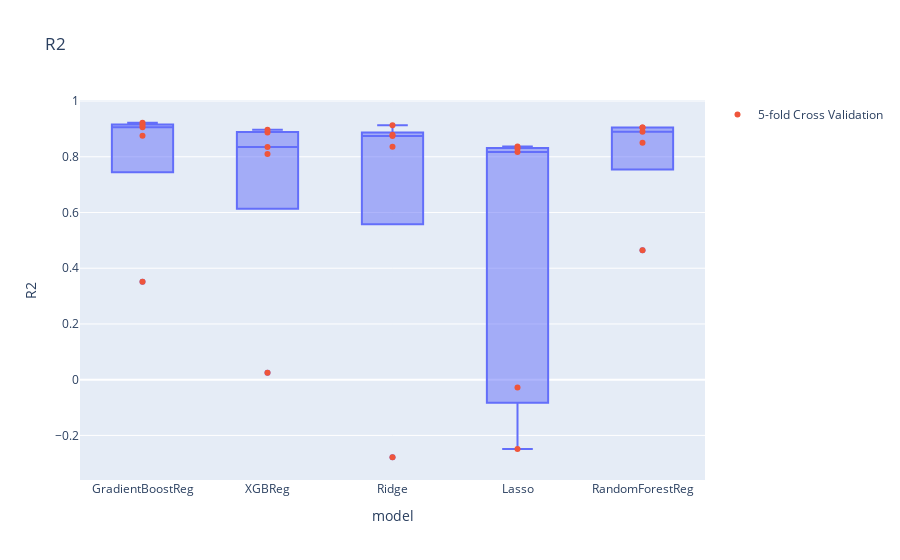
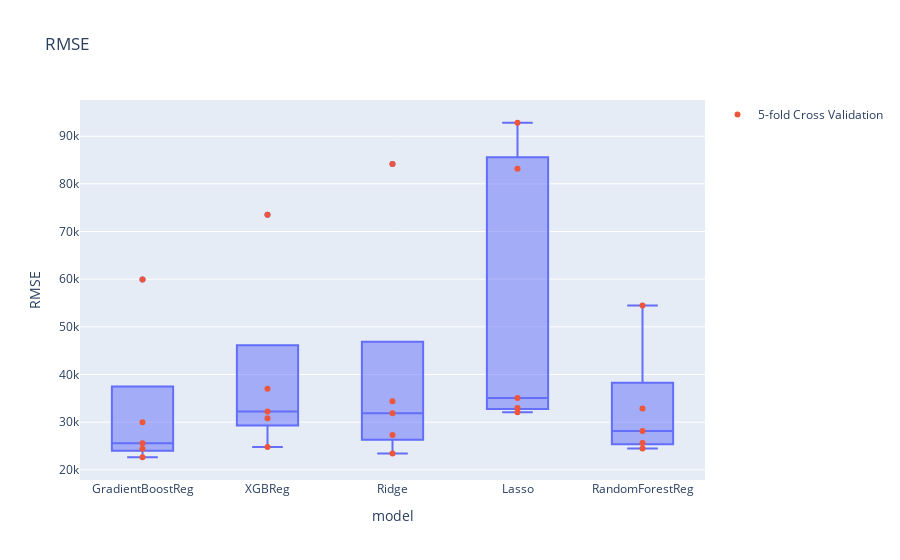

Source (notebook cell) for these figures, in order:
### Code cell
selected_model=screening[screening['model'].isin([
            'XGBReg',
            'RandomForestReg',
            'GradientBoostReg',
            'Ridge',
            'Lasso',
            #'DecisionTreeReg',
            #'LassoLars',
            #'Lars',
            #'SupportVectorReg',
            #'LinearReg',
            ])]

for i in screening.columns.drop('model'):
    fig = px.box(
        selected_model,
            x='model',
            y=i,title=i)
    fig.add_trace(go.Scatter(x=selected_model['model'],y=selected_model[i],mode='markers',name='5-fold Cross Validation'),)
    fig.show()

### Figure 1 — Plotly figure (JSON) as saved in the notebook; plotly's stock layout.template omitted (floating-point values rounded to 4 significant figures)
{"data": [{"alignmentgroup": "True", "hovertemplate": "model=%{x}<br>R2=%{y}<extra></extra>", "legendgroup": "", "marker": {"color": "#636efa"}, "name": "", "notched": false, "offsetgroup": "", "orientation": "v", "showlegend": false, "type": "box", "x": ["GradientBoostReg", "GradientBoostReg", "GradientBoostReg", "GradientBoostReg", "GradientBoostReg", "XGBReg", "XGBReg", "XGBReg", "XGBReg", "XGBReg", "Ridge", "Ridge", "Ridge", "Ridge", "Ridge", "Lasso", "Lasso", "Lasso", "Lasso", "Lasso", "RandomForestReg", "RandomForestReg", "RandomForestReg", "RandomForestReg", "RandomForestReg"], "x0": " ", "xaxis": "x", "y": [0.922, 0.9054, 0.3515, 0.8754, 0.914, 0.8867, 0.8353, 0.0249, 0.8102, 0.8968, 0.8787, 0.9131, -0.2784, 0.8359, 0.8749, -0.02815, 0.8368, -0.2484, 0.8296, 0.8175, 0.9053, 0.905, 0.4647, 0.8503, 0.8897], "y0": " ", "yaxis": "y"}, {"mode": "markers", "name": "5-fold Cross Validation", "type": "scatter", "x": ["GradientBoostReg", "GradientBoostReg", "GradientBoostReg", "GradientBoostReg", "GradientBoostReg", "XGBReg", "XGBReg", "XGBReg", "XGBReg", "XGBReg", "Ridge", "Ridge", "Ridge", "Ridge", "Ridge", "Lasso", "Lasso", "Lasso", "Lasso", "Lasso", "RandomForestReg", "RandomForestReg", "RandomForestReg", "RandomForestReg", "RandomForestReg"], "y": [0.922, 0.9054, 0.3515, 0.8754, 0.914, 0.8867, 0.8353, 0.0249, 0.8102, 0.8968, 0.8787, 0.9131, -0.2784, 0.8359, 0.8749, -0.02815, 0.8368, -0.2484, 0.8296, 0.8175, 0.9053, 0.905, 0.4647, 0.8503, 0.8897]}], "layout": {"boxmode": "group", "legend": {"tracegroupgap": 0}, "title": {"text": "R2"}, "xaxis": {"anchor": "y", "domain": [0, 1], "title": {"text": "model"}}, "yaxis": {"anchor": "x", "domain": [0, 1], "title": {"text": "R2"}}}}

### Figure 2 — Plotly figure (JSON) as saved in the notebook; plotly's stock layout.template omitted (floating-point values rounded to 4 significant figures)
{"data": [{"alignmentgroup": "True", "hovertemplate": "model=%{x}<br>RMSE=%{y}<extra></extra>", "legendgroup": "", "marker": {"color": "#636efa"}, "name": "", "notched": false, "offsetgroup": "", "orientation": "v", "showlegend": false, "type": "box", "x": ["GradientBoostReg", "GradientBoostReg", "GradientBoostReg", "GradientBoostReg", "GradientBoostReg", "XGBReg", "XGBReg", "XGBReg", "XGBReg", "XGBReg", "Ridge", "Ridge", "Ridge", "Ridge", "Ridge", "Lasso", "Lasso", "Lasso", "Lasso", "Lasso", "RandomForestReg", "RandomForestReg", "RandomForestReg", "RandomForestReg", "RandomForestReg"], "x0": " ", "xaxis": "x", "y": [25560.0, 24430.0, 59960.0, 29990.0, 22640.0, 30810.0, 32240.0, 73520.0, 37010.0, 24800.0, 31880.0, 23420.0, 84180.0, 34410.0, 27300.0, 92820.0, 32100.0, 83190.0, 35070.0, 32980.0, 28170.0, 24490.0, 54480.0, 32860.0, 25640.0], "y0": " ", "yaxis": "y"}, {"mode": "markers", "name": "5-fold Cross Validation", "type": "scatter", "x": ["GradientBoostReg", "GradientBoostReg", "GradientBoostReg", "GradientBoostReg", "GradientBoostReg", "XGBReg", "XGBReg", "XGBReg", "XGBReg", "XGBReg", "Ridge", "Ridge", "Ridge", "Ridge", "Ridge", "Lasso", "Lasso", "Lasso", "Lasso", "Lasso", "RandomForestReg", "RandomForestReg", "RandomForestReg", "RandomForestReg", "RandomForestReg"], "y": [25560.0, 24430.0, 59960.0, 29990.0, 22640.0, 30810.0, 32240.0, 73520.0, 37010.0, 24800.0, 31880.0, 23420.0, 84180.0, 34410.0, 27300.0, 92820.0, 32100.0, 83190.0, 35070.0, 32980.0, 28170.0, 24490.0, 54480.0, 32860.0, 25640.0]}], "layout": {"boxmode": "group", "legend": {"tracegroupgap": 0}, "title": {"text": "RMSE"}, "xaxis": {"anchor": "y", "domain": [0, 1], "title": {"text": "model"}}, "yaxis": {"anchor": "x", "domain": [0, 1], "title": {"text": "RMSE"}}}}
